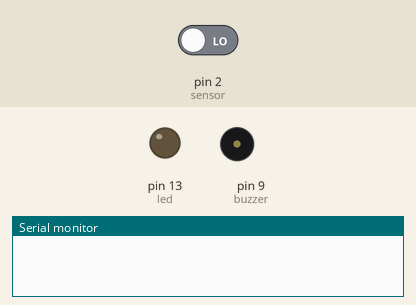
A program run on a simulated Arduino Uno, built with avr-gcc and run on an emulated ATmega328P. On the bench: output pins drawn as LEDs (lit = HIGH), buzzer (waves = sounding), the last lines printed to the serial monitor. The test bench sets the inputs (shaded band); at power-on: pin 2 (sensor) LOW.

Above: at 1.2 s.
1.3 s: pin 2 (sensor) driven HIGH
At 2.1 s:
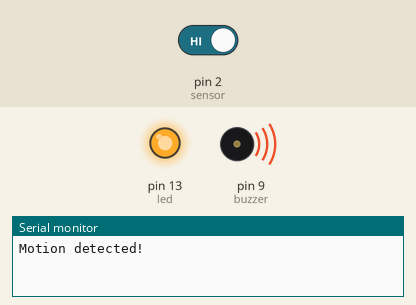
At 3.5 s:
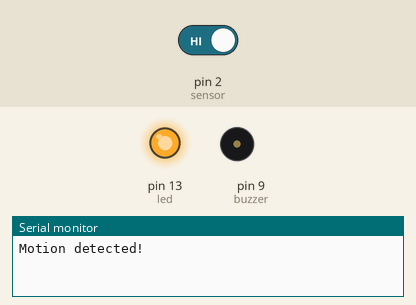
3.8 s: pin 2 (sensor) driven LOW
At 4.6 s:
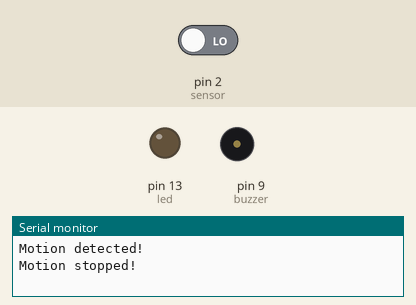
Timing chart, 0 to 6.8 s (numbered marks = the images above; inputs shaded):
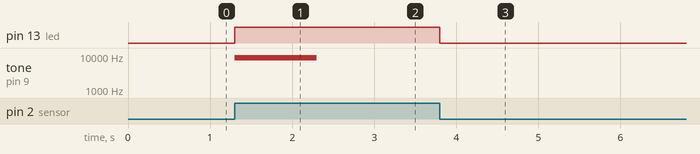

The program:

main.cpp
```cpp
#include <Arduino.h>


int led = 13;
int sensor = 2;
int state = LOW;
int val = 0;
const int buzzer = 9;

void setup() {
  pinMode(led, OUTPUT);
  pinMode(sensor, INPUT);
  pinMode(buzzer, OUTPUT);
  Serial.begin(9600);
}

void loop(){
  val = digitalRead(sensor);
  if (val == HIGH) {
    digitalWrite(led, HIGH);


    if (state == LOW) {
      Serial.println("Motion detected!");
      tone(buzzer, 9000);
      delay(1000);
      noTone(buzzer);
      delay(1000);
      state = HIGH;
    }
  }
  else {
      digitalWrite(led, LOW);


      if (state == HIGH){
        Serial.println("Motion stopped!");
        state = LOW;
    }
  }
}
```

Measured:
- after the input at 1.3 s, pin 13 (led): LOW → HIGH at once; tone on pin 9 (buzzer): silent → 9000 Hz at once, → silent 1.0 s later
- after the input at 3.8 s, pin 13 (led): HIGH → LOW at once
